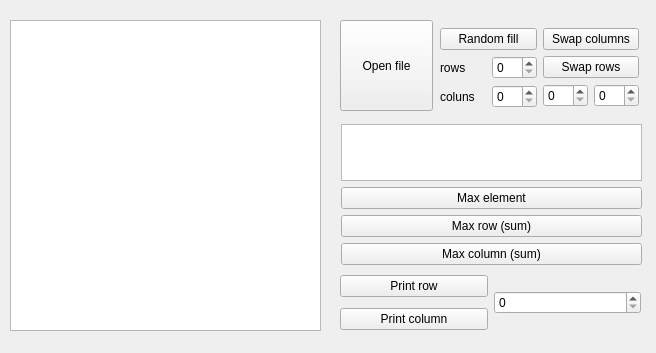
<?xml version="1.0" encoding="UTF-8"?>
<ui version="4.0">
 <class>MainWindow</class>
 <widget class="QMainWindow" name="MainWindow">
  <property name="geometry">
   <rect>
    <x>0</x>
    <y>0</y>
    <width>656</width>
    <height>353</height>
   </rect>
  </property>
  <property name="windowTitle">
   <string>MatrixEditor</string>
  </property>
  <widget class="QWidget" name="centralwidget">
   <widget class="QTextBrowser" name="textBrowser_matrix">
    <property name="geometry">
     <rect>
      <x>10</x>
      <y>20</y>
      <width>311</width>
      <height>311</height>
     </rect>
    </property>
   </widget>
   <widget class="QPushButton" name="pushButton_openFile">
    <property name="geometry">
     <rect>
      <x>340</x>
      <y>20</y>
      <width>93</width>
      <height>91</height>
     </rect>
    </property>
    <property name="text">
     <string>Open file</string>
    </property>
   </widget>
   <widget class="QWidget" name="">
    <property name="geometry">
     <rect>
      <x>440</x>
      <y>20</y>
      <width>199</width>
      <height>96</height>
     </rect>
    </property>
    <layout class="QGridLayout" name="gridLayout_5">
     <item row="0" column="0">
      <layout class="QGridLayout" name="gridLayout">
       <item row="2" column="0">
        <widget class="QLabel" name="label_2">
         <property name="text">
          <string>coluns</string>
         </property>
        </widget>
       </item>
       <item row="1" column="1">
        <widget class="QSpinBox" name="spinBox_rows_randomFill"/>
       </item>
       <item row="2" column="1">
        <widget class="QSpinBox" name="spinBox_columns_randomFill"/>
       </item>
       <item row="1" column="0">
        <widget class="QLabel" name="label">
         <property name="text">
          <string>rows</string>
         </property>
        </widget>
       </item>
       <item row="0" column="0" colspan="2">
        <widget class="QPushButton" name="pushButton_randomFill">
         <property name="text">
          <string>Random fill</string>
         </property>
        </widget>
       </item>
      </layout>
     </item>
     <item row="0" column="1">
      <layout class="QGridLayout" name="gridLayout_3">
       <item row="0" column="0" colspan="2">
        <widget class="QPushButton" name="pushButton_swapColumns">
         <property name="text">
          <string>Swap columns</string>
         </property>
        </widget>
       </item>
       <item row="1" column="0" colspan="2">
        <widget class="QPushButton" name="pushButton_swapRows">
         <property name="text">
          <string>Swap rows</string>
         </property>
        </widget>
       </item>
       <item row="2" column="0">
        <widget class="QSpinBox" name="spinBox_swap_first"/>
       </item>
       <item row="2" column="1">
        <widget class="QSpinBox" name="spinBox_swap_second"/>
       </item>
      </layout>
     </item>
    </layout>
   </widget>
   <widget class="QWidget" name="">
    <property name="geometry">
     <rect>
      <x>341</x>
      <y>124</y>
      <width>301</width>
      <height>141</height>
     </rect>
    </property>
    <layout class="QGridLayout" name="gridLayout_2">
     <item row="0" column="0">
      <widget class="QTextBrowser" name="textBrowser_printInfo"/>
     </item>
     <item row="1" column="0">
      <widget class="QPushButton" name="pushButton_maxElement">
       <property name="text">
        <string>Max element</string>
       </property>
      </widget>
     </item>
     <item row="2" column="0">
      <widget class="QPushButton" name="pushButton_maxRow">
       <property name="text">
        <string>Max row (sum)</string>
       </property>
      </widget>
     </item>
     <item row="3" column="0">
      <widget class="QPushButton" name="pushButton_maxColumn">
       <property name="text">
        <string>Max column (sum)</string>
       </property>
      </widget>
     </item>
    </layout>
   </widget>
   <widget class="QWidget" name="">
    <property name="geometry">
     <rect>
      <x>340</x>
      <y>270</y>
      <width>301</width>
      <height>65</height>
     </rect>
    </property>
    <layout class="QGridLayout" name="gridLayout_4">
     <item row="0" column="0">
      <widget class="QPushButton" name="pushButton_printRow">
       <property name="text">
        <string>Print row</string>
       </property>
      </widget>
     </item>
     <item row="0" column="1" rowspan="2">
      <widget class="QSpinBox" name="spinBox_printRowColumn"/>
     </item>
     <item row="1" column="0">
      <widget class="QPushButton" name="pushButton_printColumn">
       <property name="text">
        <string>Print column</string>
       </property>
      </widget>
     </item>
    </layout>
   </widget>
  </widget>
 </widget>
 <resources/>
 <connections/>
</ui>
